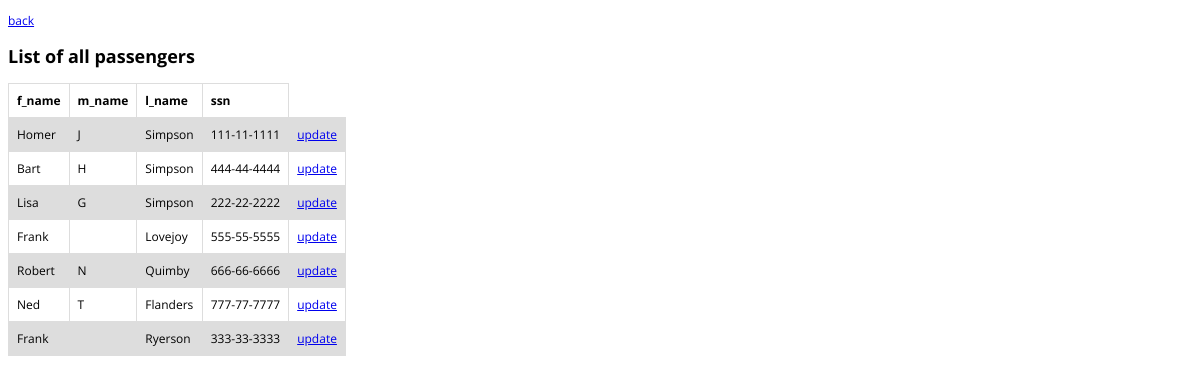
Page /showPassengers.php on the committed database.
### tables this page shows
CREATE TABLE passengers (
    f_name TEXT NOT NULL,
    m_name TEXT,
    l_name TEXT NOT NULL,
    ssn    TEXT CHECK(GLOB('???-??-????', ssn)) PRIMARY KEY
);

### showPassengers.php (the view, shortened to what this page needs)
<!DOCTYPE html>
<html><head>
    <link rel="stylesheet" type="text/css" href="showPassengers.css">
</head>
<body>
    <p>
        <a href='index.php'>back</a>
    </p>
<h2>List of all passengers</h2>
<p>
    <?php
        $db_file = './myDB/airport.db';
        try {
            $db = new PDO('sqlite:' . $db_file);
            $db->setAttribute(PDO::ATTR_ERRMODE, PDO::ERRMODE_EXCEPTION);
            $stmt = $db->prepare("select * from passengers");
            $stmt->execute();
            $relation = $stmt->fetchAll();
            echo"<table>";
            $first = true;
            foreach($relation as $key => $tuple) {
                if($first) {
                    echo "<tr>";
                    foreach($tuple as $a => $v) {
                        echo "<th>$a</th>";
                    }
                    echo "</tr>";
                    $first = false;
                }
                echo "<tr>";
                foreach($tuple as $a => $v) {
                    echo "<td>$v</td>";
                }
                echo "<td><a href='./passengerForm.php?ssn=$tuple[ssn]&f_name=$tuple[f_name]&m_name=$tuple[m_name]&l_name=$tuple[l_name]&update=True'>update</a></td>";
                echo "</tr>";
            }
        }
        catch(PDOException $e) {
            die('Exception : '.$e->getMessage());
        }
    ?>
</p>
</body>
</html>

### showPassengers.css (style rules this page uses)
body { background-color: #ffffff; font-family: 'Open Sans', sans-serif; font-size: 1vw; }
table { border-collapse: collapse; }
td, th { border: 1px solid #dddddd; text-align: left; padding: 8px; }
tr:nth-child(even) { background-color: #dddddd; }

### rows in the picture
passengers: a "f_name", a "m_name", a "l_name", a "ssn", f_name "Homer", m_name "J", l_name "Simpson", ssn "111-11-1111"
passengers: f_name "Bart", m_name "H", l_name "Simpson", ssn "444-44-4444"
passengers: f_name "Lisa", m_name "G", l_name "Simpson", ssn "222-22-2222"
passengers: f_name "Frank", l_name "Lovejoy", ssn "555-55-5555"
passengers: f_name "Robert", m_name "N", l_name "Quimby", ssn "666-66-6666"
passengers: f_name "Ned", m_name "T", l_name "Flanders", ssn "777-77-7777"
passengers: f_name "Frank", l_name "Ryerson", ssn "333-33-3333"
